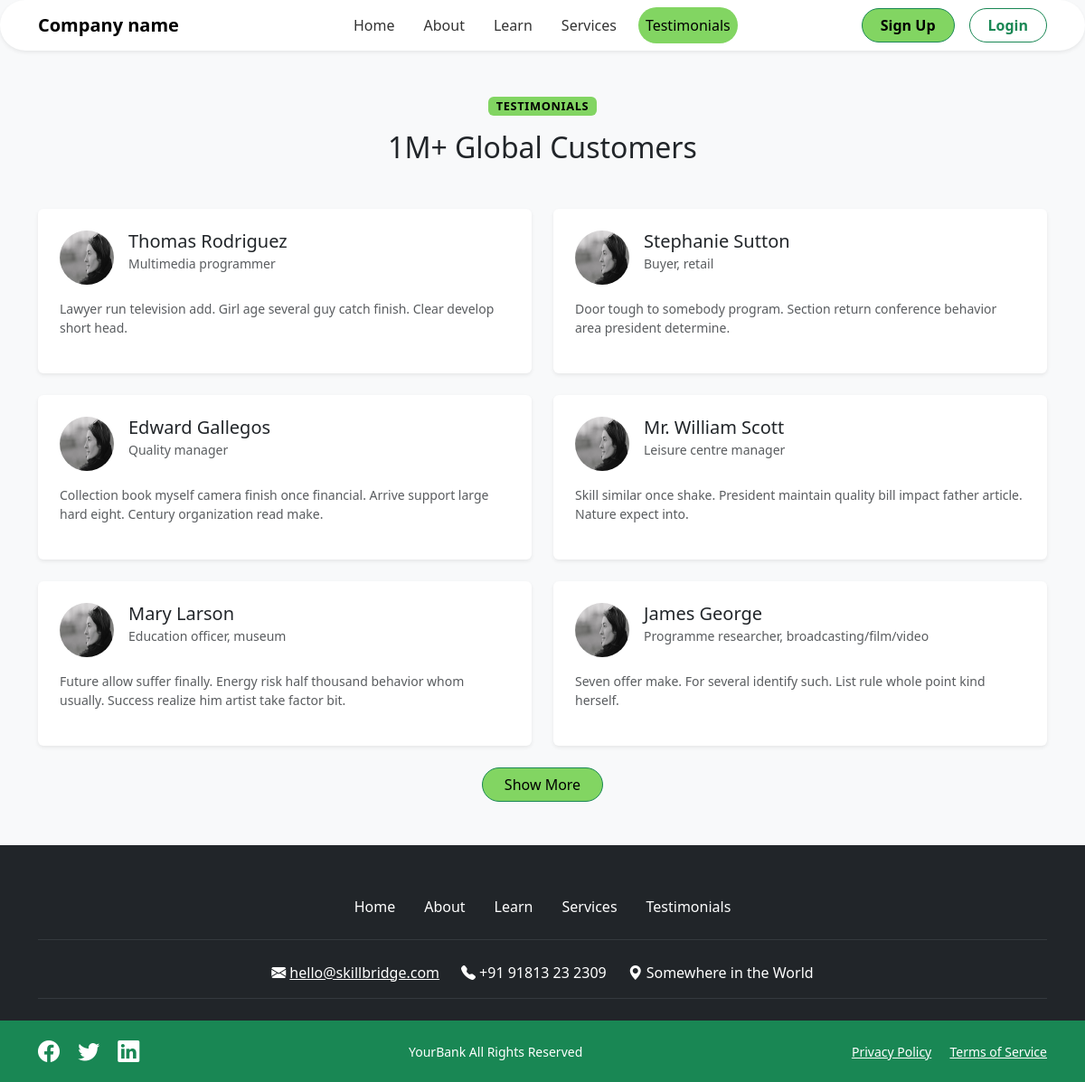
Before: /testimonials/ with the older database file.
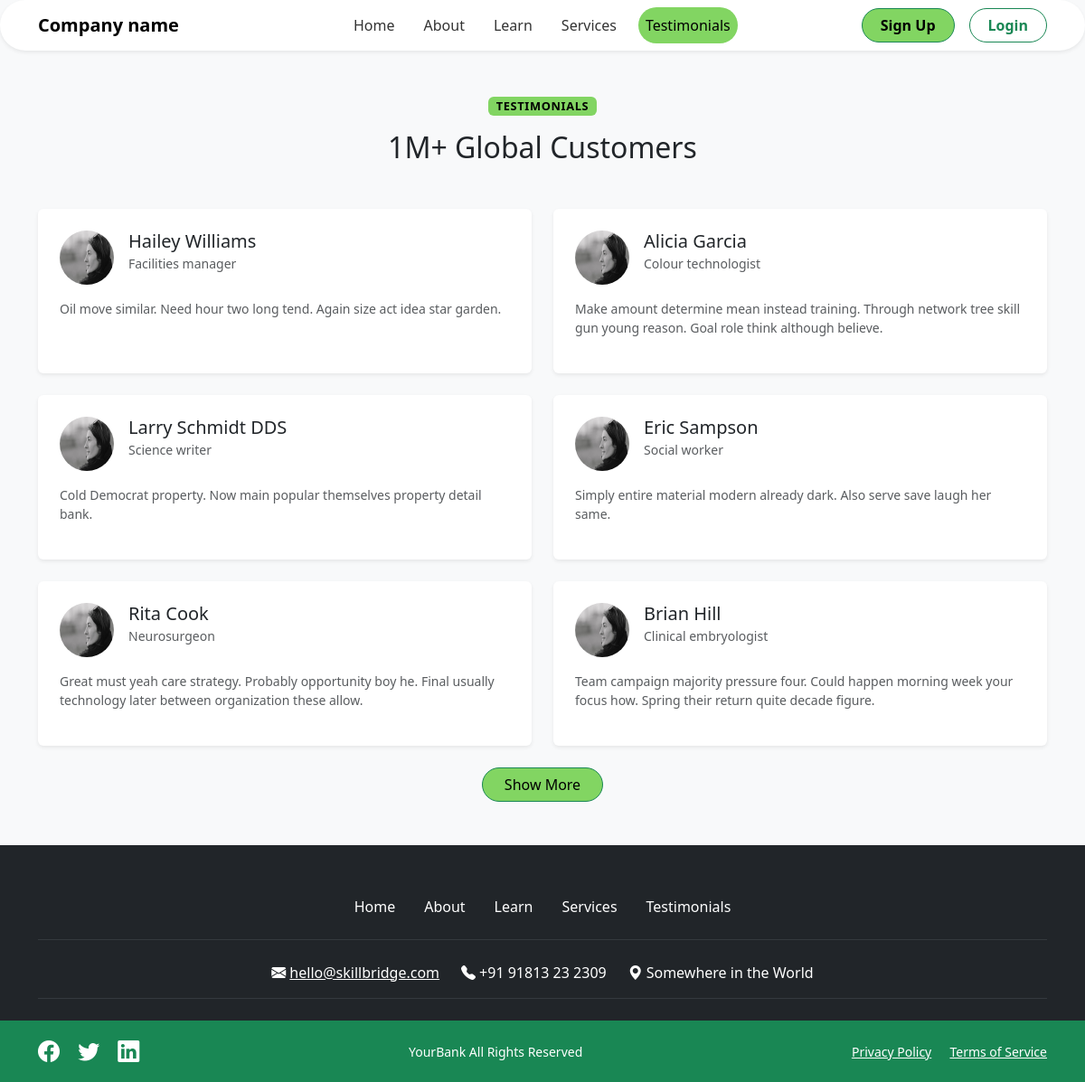
After: the same page with the newer database file.
### testimonial/models.py (models this page shows, shortened)
class Testimonial(models.Model):
    name = models.CharField(max_length=100)
    designation = models.CharField(max_length=100, blank=True)
    content = models.TextField()
    image = models.ImageField(
        upload_to='testimonials/',
        blank=True, null=True,
        default='images/testimonial_placeholder.png'
    )
    created_at = models.DateTimeField(auto_now_add=True)

### testimonial/views.py (the view)
# urls.py: path('', testimonials_page, name='all'),
def testimonials_page(request):
    per_page = 6
    page_param = request.GET.get('page', '1')
    try:
        page = int(page_param)
        if page < 1:
            raise ValueError
    except ValueError:
        page = 1
    limit = per_page * page
    all_testimonials = Testimonial.objects.order_by('-created_at')
    testimonials     = all_testimonials[:limit]
    has_next = all_testimonials.count() > limit
    next_page = page + 1
    return render(request, 'testimonial/testimonials.html', {
        'testimonials': testimonials,
        'has_next': has_next,
        'next_page': next_page,
    })

### testimonial/templates/testimonial/testimonials.html (shortened to what this page needs)
{% extends "base.html" %}
{% load static %}
{% block content %}
<section id="testimonials" class="py-5 bg-light">
  <div class="container text-center mb-5">
    <span class="badge badge-section">Testimonials</span>
    <h2 class="mt-3">1M+ Global Customers</h2>
  </div>
  <div class="container">
    <div class="row row-cols-1 row-cols-md-2 g-4">
      {% for t in testimonials %}
      <div class="col">
        <div class="card h-100 p-4 border-0 shadow-sm">
          <div class="d-flex mb-3">
            {% if t.image %}
            <img
              src="{{ t.image.url }}"
              alt="{{ t.name }}"
              class="rounded-circle me-3"
              style="width: 60px; height: 60px"
            />
            {% endif %}
            <div>
              <h5 class="mb-0">{{ t.name }}</h5>
              <small class="text-muted">{{ t.designation }}</small>
            </div>
          </div>
          <p class="text-muted small">{{ t.content }}</p>
        </div>
      </div>
      {% endfor %}
    </div>
    {% if has_next %}
    <div class="text-center mt-4">
      <a href="?page={{ next_page }}" class="btn btn-success btn-pill">
        Show More
      </a>
    </div>
    {% endif %}
  </div>
</section>
{% endblock %}

Changed rows visible on the page:
no longer on this page (row unchanged): Testimonial: image (placeholder picture), name "Thomas Rodriguez", designation "Multimedia programmer", content "Lawyer run television add. Girl age several guy catch finish. Clear develop short head."
no longer on this page (row unchanged): Testimonial: image (placeholder picture), name "Stephanie Sutton", designation "Buyer, retail", content "Door tough to somebody program. Section return conference behavior area president determine."
no longer on this page (row unchanged): Testimonial: image (placeholder picture), name "Edward Gallegos", designation "Quality manager", content "Collection book myself camera finish once financial. Arrive support large hard eight. Century organization read make."
no longer on this page (row unchanged): Testimonial: image (placeholder picture), name "Mr. William Scott", designation "Leisure centre manager", content "Skill similar once shake. President maintain quality bill impact father article. Nature expect into."
no longer on this page (row unchanged): Testimonial: image (placeholder picture), name "Mary Larson", designation "Education officer, museum", content "Future allow suffer finally. Energy risk half thousand behavior whom usually. Success realize him artist take factor bit."
no longer on this page (row unchanged): Testimonial: image (placeholder picture), name "James George", designation "Programme researcher, broadcasting/film/video", content "Seven offer make. For several identify such. List rule whole point kind herself."
added Testimonial: image (placeholder picture), name "Hailey Williams", designation "Facilities manager", content "Oil move similar. Need hour two long tend. Again size act idea star garden."
added Testimonial: image (placeholder picture), name "Alicia Garcia", designation "Colour technologist", content "Make amount determine mean instead training. Through network tree skill gun young reason. Goal role think although believe."
added Testimonial: image (placeholder picture), name "Larry Schmidt DDS", designation "Science writer", content "Cold Democrat property. Now main popular themselves property detail bank."
added Testimonial: image (placeholder picture), name "Eric Sampson", designation "Social worker", content "Simply entire material modern already dark. Also serve save laugh her same."
added Testimonial: image (placeholder picture), name "Rita Cook", designation "Neurosurgeon", content "Great must yeah care strategy. Probably opportunity boy he. Final usually technology later between organization these allow."
added Testimonial: image (placeholder picture), name "Brian Hill", designation "Clinical embryologist", content "Team campaign majority pressure four. Could happen morning week your focus how. Spring their return quite decade figure."
